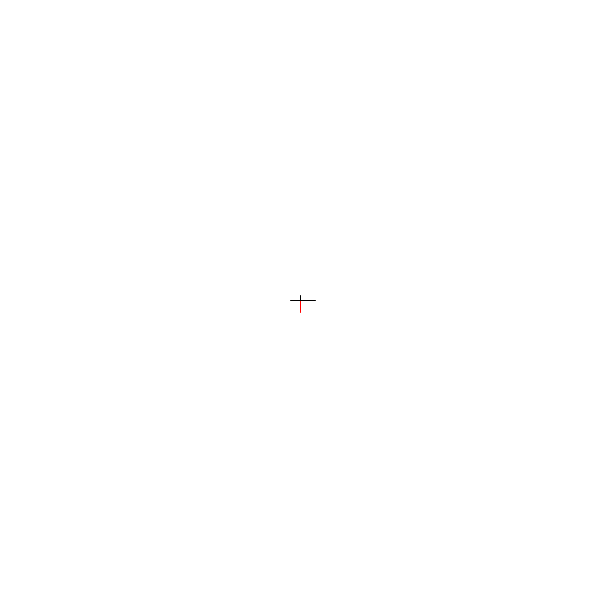
Frame 1 (no input)
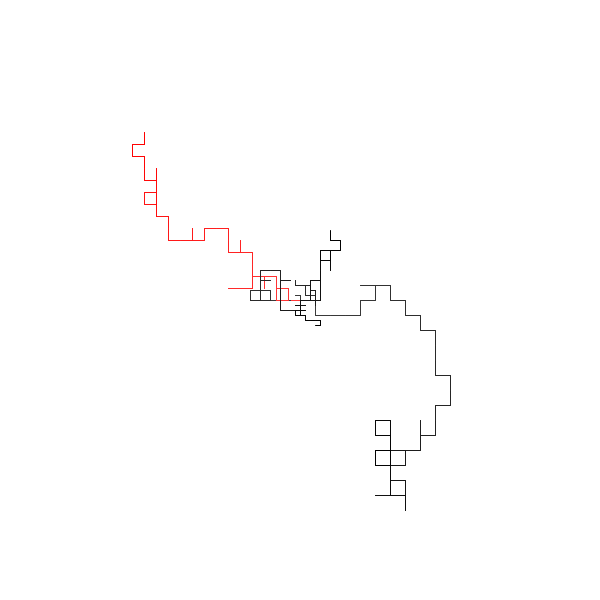
Frame 60 (the mouse pressed at the canvas centre just before this capture)
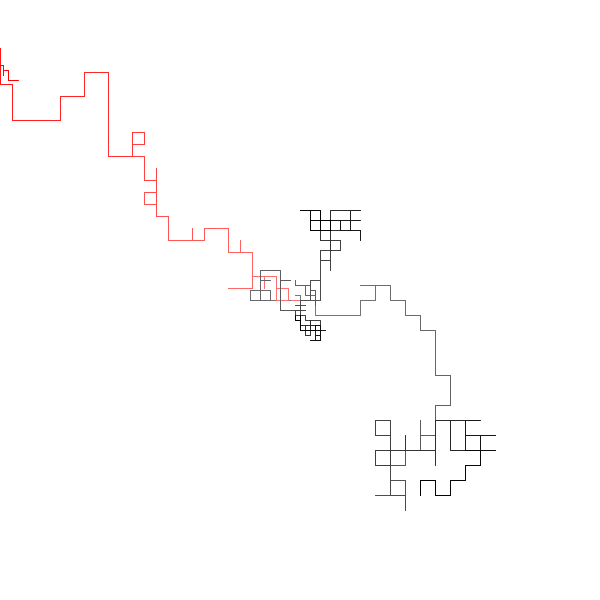
Frame 120 (the mouse held since frame 60 and released just before this capture)

The Processing sketch that drew these frames (run headless with seeded random() and noise(); from frame 60 on, the mouse is pressed at the canvas centre):

// Processing sketch: randomWalker_section_B
// ── randomWalker_section_B.pde
Walker agent1;
Walker agent2;
Walker agent3;

WalkerSlave agentSlave1;

void setup() {
  size(600, 600);
  background(255);
  
  agent1 = new Walker(width/2, height/2);
  agent2 = new Walker(width/2, height/2);
  agent3 = new Walker(width/2, height/2);
  
  agent1.stepFactor = 10;
  agent2.stepFactor = 5;
  agent3.stepFactor = 15;
  
  agentSlave1 = new WalkerSlave(width/2, height/2);
  agentSlave1.curCl = color(#ff0000);
}

void draw() {
  
  noStroke();
  fill(255,255,255,1);
  rect(0,0,width,height);
  
  agentSlave1.display();
  
  agent1.display();
  agent2.display();
  agent3.display();
}

// ── Walker.pde
class Walker {
  // Variables
  int x;
  int y;
  int xp;
  int yp;
  int stepFactor;
  color curCl;

  Walker(int xpos, int ypos) {
    stepFactor = 10;

    x = xpos;
    y = ypos;

    curCl = color(0, 0, 0);
  }

  void display() {
    step();

    //noStroke();
    //fill(curCl);
    //rect(x, y, stepFactor, stepFactor);
    //point(x,y);
    stroke(curCl);
    line(x, y, xp, yp);
  }

  void step() {
    int choice = int(random(4));

    xp = x;
    yp = y;

    if (choice == 0) {
      x = x + stepFactor;
      //curCl = color(255, 0, 0);
      //stepFactor = int(random(1, 5));
    } else if (choice == 1) {
      x = x - stepFactor;
      //curCl = color(255, 0, 0);
      //stepFactor = int(random(1, 5));
    } else if (choice == 2) {
      y = y + stepFactor;
      //curCl = color(0, 0, 255);
      //stepFactor = int(random(1, 5));
    } else {
      y = y - stepFactor;
      //curCl = color(0, 0, 255);
      //stepFactor = int(random(1, 5));
    }
  }
}

// ── WalkerSlave.pde
class WalkerSlave {
  // Variables
  int x;
  int y;
  int xp;
  int yp;
  int stepFactor;
  color curCl;

  float cF1, cF2, cF3;

  WalkerSlave(int xpos, int ypos) {
    stepFactor = 12;
    
    cF1 = 0.1;
    cF2 = 0.4;
    cF3 = 0.7;
    
    x = xpos;
    y = ypos;

    curCl = color(0, 0, 0);
  }
  
  void display() {
    step();

    //noStroke();
    //fill(curCl);
    //rect(x, y, stepFactor, stepFactor);
    //point(x,y);
    stroke(curCl);
    line(x, y, xp, yp);
  }
  
  void step() {
    float choice = random(0,1);

    xp = x;
    yp = y;

    if(choice < cF1) { // 10% goto right 
      x = x + stepFactor;
    }else if(choice < cF2) { // 40% goto left 
      x = x - stepFactor;
    }else if(choice < cF3) { // 30% goto down 
      y = y + stepFactor;
    }else {
      y = y - stepFactor;   // 20% goto up 
    }
    
    // agent goes off the screen
    if(x < 0) {
      cF1 = 0.3;
      cF2 = 0.33;
      cF3 = 0.63;
      stepFactor = 5;
    }else if(x > width) {
      cF1 = 0.1;
      cF2 = 0.3;
      cF3 = 0.7;
      stepFactor = 10;
    }else if(y < 0) {
      cF1 = 0.3;
      cF2 = 0.33;
      cF3 = 0.9;
      stepFactor = 15;
    }else if(y > height) {
      cF1 = 0.1;
      cF2 = 0.3;
      cF3 = 0.4;
      stepFactor = 20;
    }
  }
  
}
